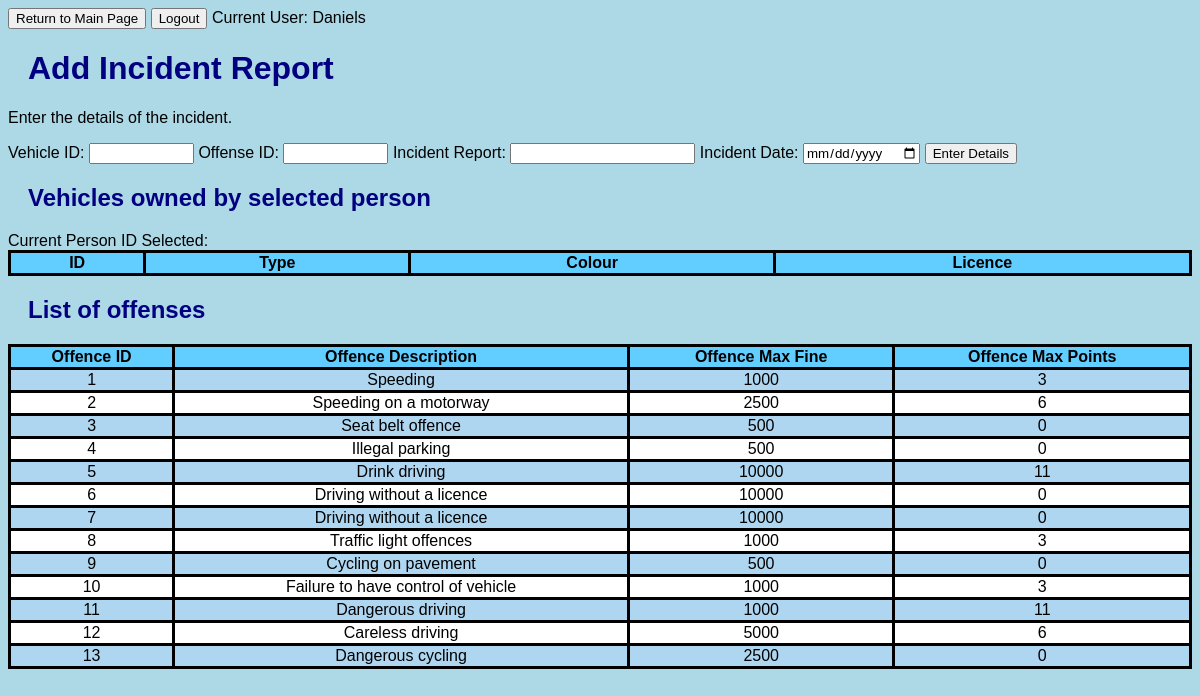
The app's page /Incident.php (signed in) with its own data.
### tables this page shows
CREATE TABLE `Offence` (
  `Offence_ID` int(11) NOT NULL AUTO_INCREMENT,
  `Offence_description` varchar(50) NOT NULL,
  `Offence_maxFine` int(11) NOT NULL,
  `Offence_maxPoints` int(11) NOT NULL,
  PRIMARY KEY (`Offence_ID`)
);

### Incident.php (the view, shortened to what this page needs)
<html>
<head>
<link rel="stylesheet" href="myStyle.css"/>
<button id="myButton" class="float-left submit-button" >Return to Main Page</button>
<button id="logout" class="float-left submit-button" >Logout</button>
<?php
echo 'Current User: '.$_SESSION['user'];
?>
</head>
<body>
<h1>Add Incident Report</h1>
<p>Enter the details of the incident.</p>
<form name = 'Incident Entry' method="post" onsubmit="return checkInputIncident()">
Vehicle ID: <input type='text' name = 'vehicleid' value = '' size = '10'>
Offense ID: <input type='text' name='offenceid' value='' size = '10'>
Incident Report: <input type='text' name='report' value='' size = ''>
Incident Date: <input type='date' name='date' value='' size = '10'>
<input type='submit' value='Enter Details'>
<br>
</form>
</body>
<h2>Vehicles owned by selected person</h2>
<table>
    <tr>
        <th>ID</th>
        <th>Type</th>
        <th>Colour</th>
        <th>Licence</th>
    </tr>
</table>
<h2>List of offenses</h2>
<table>
    <tr>
        <th>Offence ID</th>
        <th>Offence Description</th>
        <th>Offence Max Fine</th>
        <th>Offence Max Points</th>
    </tr>
<?php
$servername = "mysql.cs.nott.ac.uk";
$username = "psxjw13_C1B";
$password = "AUXYUG";
$dbname = "psxjw13_C1B";
$conn = mysqli_connect($servername, $username, $password,
$dbname);
if(mysqli_connect_errno()) {
    echo "Failed to connect to MySQL:".mysqli_connect_error();
    die();
}
else {
    $sql3 = "SELECT * FROM Offence;";
    $result3 = mysqli_query($conn,$sql3);
    while($row3 = mysqli_fetch_assoc($result3)) {
?>
        <tr>
            <td><?php echo $row3['Offence_ID'];?></td>
            <td><?php echo $row3['Offence_description'];?></td>
            <td><?php echo $row3['Offence_maxFine'];?></td>
            <td><?php echo $row3['Offence_maxPoints'];?></td>
        </tr>
        <?php
    }
}
?>
</table>
</html>

### myStyle.css (style rules this page uses)
table, th, td { border-collapse: collapse; border-style: solid; text-align: center; }
table { width:100%; }
th { background-color: rgb(98, 205, 255); }
tr { background-color: white; }
body { background-color: lightblue; }
h1 { color: navy; margin-left: 20px; }
h2 { color: navy; margin-left: 20px; }
tr:nth-child(even) { background-color: #AED6F1; }
* { font-family: Arial; }

### Incident.php (style rules this page uses)
table, th, td { border-collapse: collapse; border-style: solid; }
table { width:100%; }
th { background-color: rgb(98, 205, 255); }
tr { background-color: white; }
body { background-color: lightblue; }
h1 { color: navy; margin-left: 20px; }
tr:nth-child(even) { background-color: #AED6F1; }
* { font-family: Arial; }

### records on screen
offence: Offence_ID "1", Offence_description "Speeding", Offence_maxFine "1000", Offence_maxPoints "3"
offence: Offence_ID "2", Offence_description "Speeding on a motorway", Offence_maxFine "2500", Offence_maxPoints "6"
offence: Offence_ID "3", Offence_description "Seat belt offence", Offence_maxFine "500", Offence_maxPoints "0"
offence: Offence_ID "4", Offence_description "Illegal parking", Offence_maxFine "500", Offence_maxPoints "0"
offence: Offence_ID "5", Offence_description "Drink driving", Offence_maxFine "10000", Offence_maxPoints "11"
offence: Offence_ID "6", Offence_description "Driving without a licence", Offence_maxFine "10000", Offence_maxPoints "0"
offence: Offence_ID "7", Offence_description "Driving without a licence", Offence_maxFine "10000", Offence_maxPoints "0"
offence: Offence_ID "8", Offence_description "Traffic light offences", Offence_maxFine "1000", Offence_maxPoints "3"
offence: Offence_ID "9", Offence_description "Cycling on pavement", Offence_maxFine "500", Offence_maxPoints "0"
offence: Offence_ID "10", Offence_description "Failure to have control of vehicle", Offence_maxFine "1000", Offence_maxPoints "3"
offence: Offence_ID "11", Offence_description "Dangerous driving", Offence_maxFine "1000", Offence_maxPoints "11"
offence: Offence_ID "12", Offence_description "Careless driving", Offence_maxFine "5000", Offence_maxPoints "6"
offence: Offence_ID "13", Offence_description "Dangerous cycling", Offence_maxFine "2500", Offence_maxPoints "0"

### other values on screen
$_SESSION['user'] "Daniels"
